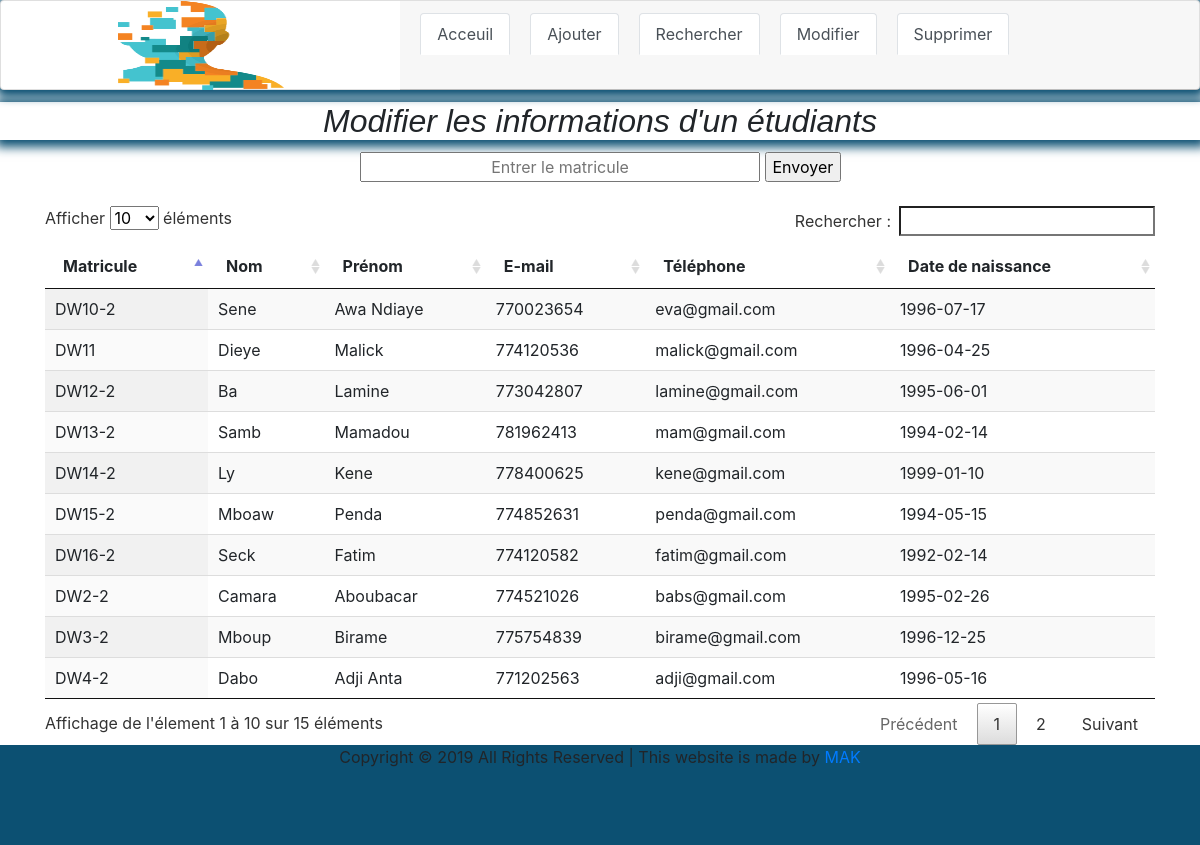
Screenshot of /modifier.php with the database file from the repository.
### tables this page shows
CREATE TABLE `etudiants` (
  `id_etudiant` int(11) NOT NULL,
  `matricule` varchar(15) NOT NULL,
  `nom` varchar(20) NOT NULL,
  `prenom` varchar(30) NOT NULL,
  `email` varchar(30) NOT NULL,
  `telephone` int(9) NOT NULL,
  `date_de_naissance` date NOT NULL
);

### modifier.php (called while the page is built, shortened)
<?php
    require "header.php";
    $etudiant= new Etudiants_service();
    $etudiant->update();
    $etudiant->findall();
    require "footer.php";
?>

### classes/Base_de_donnees.php (called while the page is built, shortened)
<?php
    class Base_de_donnees{
        private $db_host;
        private $db_pass;
        private $db_user;
        public function __construct(){
            $this->db_host="mysql:host=localhost;dbname=universite;charset=utf8";
            $this->db_pass="passer";
            $this->db_user="root";
        }
        public function getDb_host()
        {
                return $this->db_host;
        }
        public function getDb_pass()
        {
                return $this->db_pass;
        }
        public function getDb_user()
        {
                return $this->db_user;
        }
        public function connexion(){
                return $con=new PDO($this->getDB_host(),$this->getDb_user(),$this->getDb_pass());
        }
    }
?>

### classes/Etudiants_service.php (the view, shortened to what this page needs)
<?php
        class Etudiants_service{
            private $datas;
            public function __construct(){
                $this->db= new Base_de_donnees("");
                $this->datas=$this->db->Connexion();
            }
             public function findall(){
                $req = $this->datas->query("select * from etudiants");
                $result = $req->fetchAll();
                foreach ($result as $req)
                {
                    echo "<tr><td>".$req["matricule"]."</td>".
                    "<td>".$req["nom"]."</td>".
                    "<td>".$req["prenom"]."</td>".
                    "<td>".$req["telephone"]."</td>".
                    "<td>".$req["email"]."</td>".
                    "<td>".$req["date_de_naissance"]."</td></tr>";
                }
                echo"
                </table>
             </div>
             </div>
             </div>";
            }
            public function update(){
                echo "<div class='card-title titre'> <h2>Modifier les informations d'un étudiants</h2></div>
                ";
                    ?>
                    <?php
                }
    }
?>

### css/table.css (style rules this page uses)
table.dataTable tbody tr { background-color:#ffffff }
table.dataTable tbody th,table.dataTable tbody td { padding:8px 10px }
table.dataTable.row-border tbody th,table.dataTable.row-border tbody td,table.dataTable.display tbody th,table.dataTable.display tbody td { border-top:1px solid #ddd }
table.dataTable.row-border tbody tr:first-child th,table.dataTable.row-border tbody tr:first-child td,table.dataTable.display tbody tr:first-child th,table.dataTable.display tbody tr:first-child td { border-top:none }
table.dataTable.stripe tbody tr.odd,table.dataTable.display tbody tr.odd { background-color:#f9f9f9 }
table.dataTable.order-column tbody tr>.sorting_1,table.dataTable.order-column tbody tr>.sorting_2,table.dataTable.order-column tbody tr>.sorting_3,table.dataTable.display tbody tr>.sorting_1,table.dataTable.display tbody tr>.sorting_2,table.dataTable.display tbody tr>.sorting_3 { background-color:#fafafa }
table.dataTable.display tbody tr.odd>.sorting_1,table.dataTable.order-column.stripe tbody tr.odd>.sorting_1 { background-color:#f1f1f1 }
table.dataTable.display tbody tr.even>.sorting_1,table.dataTable.order-column.stripe tbody tr.even>.sorting_1 { background-color:#fafafa }
table.dataTable,table.dataTable th,table.dataTable td { box-sizing:content-box }

### css/css.css (style rules this page uses)
.titre { text-align:center; font-family:Verdana, Geneva, Tahoma, sans-serif; font-style: italic; box-shadow: 1px 2px 10px 5px rgb(12, 80, 114); margin-top: 1%; }

### rows the page displays
etudiants: matricule "DW2-2", nom "Camara", prenom "Aboubacar", telephone "774521026", email "babs@gmail.com", date_de_naissance "1995-02-26"
etudiants: matricule "DW3-2", nom "Mboup", prenom "Birame", telephone "775754839", email "birame@gmail.com", date_de_naissance "1996-12-25"
etudiants: matricule "DW4-2", nom "Dabo", prenom "Adji Anta", telephone "771202563", email "adji@gmail.com", date_de_naissance "1996-05-16"
etudiants: matricule "DW10-2", nom "Sene", prenom "Awa Ndiaye", telephone "770023654", email "eva@gmail.com", date_de_naissance "1996-07-17"
etudiants: matricule "DW11", nom "Dieye", prenom "Malick", telephone "774120536", email "malick@gmail.com", date_de_naissance "1996-04-25"
etudiants: matricule "DW12-2", nom "Ba", prenom "Lamine", telephone "773042807", email "lamine@gmail.com", date_de_naissance "1995-06-01"
etudiants: matricule "DW13-2", nom "Samb", prenom "Mamadou", telephone "781962413", email "mam@gmail.com", date_de_naissance "1994-02-14"
etudiants: matricule "DW14-2", nom "Ly", prenom "Kene", telephone "778400625", email "kene@gmail.com", date_de_naissance "1999-01-10"
etudiants: matricule "DW15-2", nom "Mboaw", prenom "Penda", telephone "774852631", email "penda@gmail.com", date_de_naissance "1994-05-15"
etudiants: matricule "DW16-2", nom "Seck", prenom "Fatim", telephone "774120582", email "fatim@gmail.com", date_de_naissance "1992-02-14"
